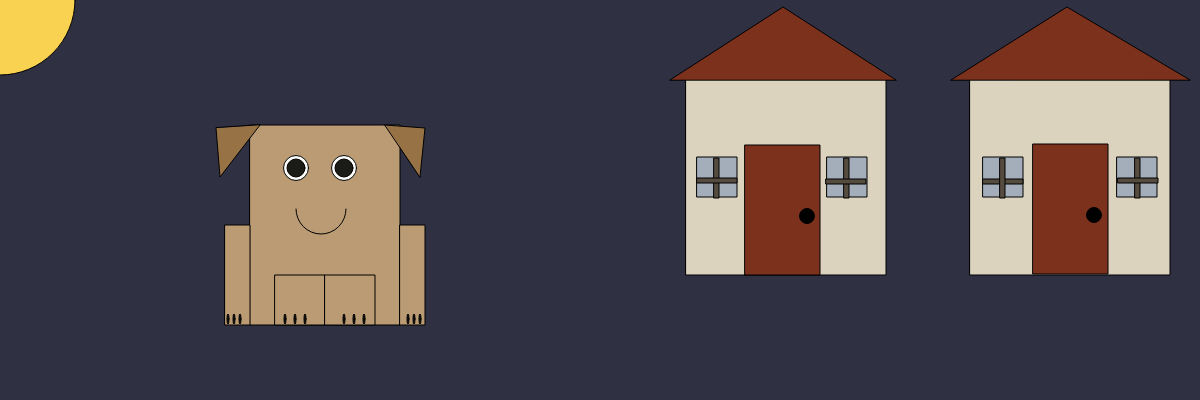
Frame 1 (no input)
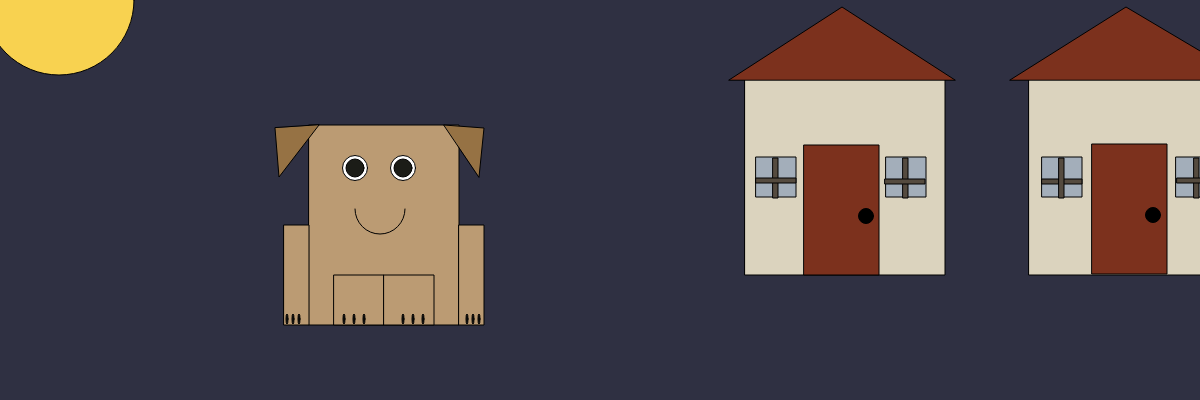
Frame 60 (no input)
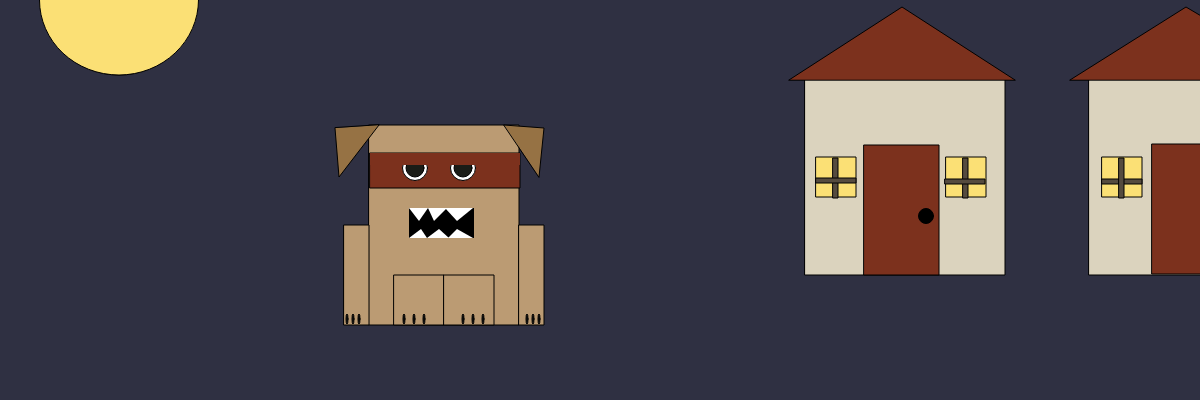
Frame 120 (the mouse pressed at the canvas centre since frame 60)

The p5.js sketch that drew these frames (run headless with seeded random() and noise() and a simulated clock; from frame 60 on, the mouse is pressed at the canvas centre):

// p5.js sketch
// ── sketch.js
var x = 0;

function setup() {
  createCanvas(1200, 400);
}

function draw() {
  background("#2F3042");
  noStroke();
  push();
  translate(x, 0);
  avatar();
  x = x + 1;
  pop();
  if (x > width) {
    x = 0;
  }

}

// ── avatar.js
function avatar() {


  
  //body
  stroke(0, 0, 0);
  fill("#bb9b73");
  rect(250, 125, 150, 200);


  fill("#bb9b73");
  //leftleg
  rect(225, 225, 25, 100);
  //rightleg
  rect(400, 225, 25, 100);
  //front left paw
  rect(275, 275, 50, 50);
  //front right paw
  rect(325, 275, 50, 50);
  //left ear
  fill("#967244");
  triangle(260, 125, 220, 177, 216, 128);
  //right ear
  triangle(385, 125, 425, 128, 420, 177);
  //left eye
  fill("white")
  ellipse(296, 168, 25, 25);
  //cute left eye
  fill("#1b1c17")
  ellipse(296, 168, 18, 18);
  //cute right eye
  fill("white")
  ellipse(344, 168, 25, 25);
  fill("#1b1c17")
  ellipse(344, 168, 18, 18);



  //left claw
  //Left
  fill("#1b1c17");
  ellipse(285, 319, 2, 10);

  //Center
  fill("#1b1c17");
  ellipse(295, 319, 2, 10);

  //right
  fill("#1b1c17");
  ellipse(305, 319, 2, 10);

  //Right claw
  //Left
  fill("#1b1c17");
  ellipse(344, 319, 2, 10);

  //Center
  fill("#1b1c17");
  ellipse(354, 319, 2, 10);

  //right
  fill("#1b1c17");
  ellipse(364, 319, 2, 10);


  //Left leg claw
  //Left
  fill("#1b1c17");
  ellipse(228, 319, 2, 10);

  //Center
  fill("#1b1c17");
  ellipse(234, 319, 2, 10);

  //right
  fill("#1b1c17");
  ellipse(240, 319, 2, 10);

  //right leg claw
  //Left
  fill("#1b1c17");
  ellipse(420, 319, 2, 10);

  //Center
  fill("#1b1c17");
  ellipse(414, 319, 2, 10);

  //right
  fill("#1b1c17");
  ellipse(408, 319, 2, 10);

  //house right
  fill("#DBD3BE")
  rect(970, 75, 200, 200);
  fill("#7C311D")
  triangle(951, 80, 1067, 7, 1190, 80);
  //door
  fill("#7C311D")
  rect(1033, 144, 75, 130);
  fill("black")
  ellipse(1094, 215, 15, 15);

  //house middle
  fill("#DBD3BE")
  rect(686, 75, 200, 200);
  fill("#7C311D")
  triangle(670, 80, 783, 7, 896, 80);
  //door
  fill("#7C311D")
  rect(745, 145, 75, 130);
  fill("black")
  ellipse(807, 216, 15, 15);

  //left house
  //Left Window
  fill("#a3aeba");
  if (mouseIsPressed) {
    fill("#FBE075");
  } else {
    fill("#a3aeba");
  }
  // (x,y, width, hight)
  rect(697, 157, 40, 40);

  //Right Window
  fill("#a3aeba");
  if (mouseIsPressed) {
    fill("#FBE075");
  } else {
    fill("#a3aeba");
  }
  // (x,y, width, hight)
  rect(827, 157, 40, 40);

  //Right Window cross Verticle
  fill("#554B3F");
  // (x,y, width, hight)
  rect(844, 158, 5, 40);

  //Right Window cross Horizonral
  fill("#554B3F");
  // (x,y, width, hight)
  rect(826, 179, 40, 5);

  //Left Window cross Verticle
  fill("#554B3F");
  // (x,y, width, hight)
  rect(714, 158, 5, 40);

  //Left Window cross Horizonral
  fill("#554B3F");
  // (x,y, width, hight)
  rect(697, 178, 40, 5);

  //right house
  //right Window
  fill("#a3aeba");
  if (mouseIsPressed) {
    fill("#FBE075");
  } else {
    fill("#a3aeba");
  }
  // (x,y, width, hight)
  rect(1117, 157, 40, 40);

  //left Window
  fill("#a3aeba");
  if (mouseIsPressed) {
    fill("#FBE075");
  } else {
    fill("#a3aeba");
  }
  // (x,y, width, hight)
  rect(983, 157, 40, 40);

  //Right Window cross Verticle
  fill("#554B3F");
  // (x,y, width, hight)
  rect(1135, 158, 5, 40);

  //Right Window cross Horizonral
  fill("#554B3F");
  // (x,y, width, hight)
  rect(983, 179, 40, 5);

  //Left Window cross Verticle
  fill("#554B3F");
  // (x,y, width, hight)
  rect(1000, 158, 5, 40);

  //Left Window cross Horizonral
  fill("#554B3F");
  // (x,y, width, hight)
  rect(1118, 178, 40, 5);


  //Sun/moon
  fill("#F8D250");
  ellipse(0, 0, 150, 150);
  if (mouseIsPressed) {
    fill("#FBE075");
    ellipse(0, 0, 159, 150);
    noStroke();



  }

  // Code for smile https://editor.p5js.org/andrewurodov/sketches/HypyqUQ5-
  //smile
  noFill();
  stroke(0, 0, 0);
  arc(321, 209, 50, 50, 0, PI);
  //mask
  if (mouseIsPressed) {
    fill("#7C311D")
    //(x,y,w,h)
    rect(251, 153, 150, 35);
    //left eye
    fill("white")
    ellipse(296, 168, 25, 25);
    //cute left eye
    fill("#1b1c17")
    ellipse(296, 168, 18, 18);
    //cute right eye
    fill("white")
    ellipse(344, 168, 25, 25);
    fill("#1b1c17")
    ellipse(344, 168, 18, 18);

    fill("#7C311D")
    noStroke();
    rect(251, 153, 150, 12);
    // mouth

    fill("black");
    rect(290, 208, 65, 30);
    //top L tooth
    noStroke();
    fill("white");
    triangle(290, 208, 309, 208, 300, 221);

    //L tooth
    noStroke();
    fill("white");
    triangle(309, 208, 328, 208, 315, 221);
    //R tooth
    noStroke();
    fill("white");
    triangle(326, 208, 354, 208, 338, 221);

    //bottom left tooth
    noStroke();
    fill("white");
    triangle(290, 238, 302, 229, 308, 238);
    //bottom middle tooth
    noStroke();
    fill("white");
    triangle(308, 238, 320, 229, 330, 238);
    //bottom right tooth
    noStroke();
    fill("white");
    triangle(329, 238, 338, 229, 354, 238);



  }

  //text(mouseX + ', ' + mouseY, 329, 80);

}
